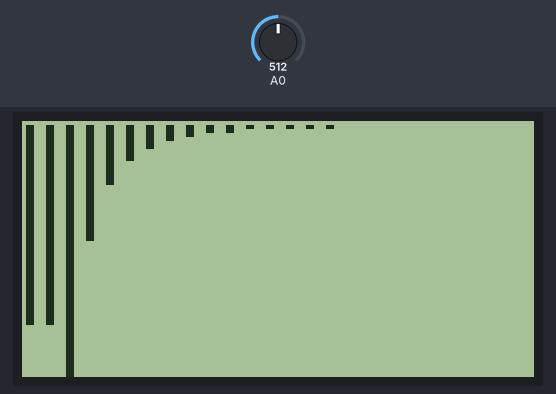
Recording of a sketch running on a simulated Arduino Uno, built with avr-gcc and run on an emulated ATmega328P. On the bench: 128×64 one-colour display. The inputs (shaded band) are chosen by the test bench; at power-on: A0 = 512. What the sketch prints to the serial monitor is not drawn.

Above: at 1.2 s.
1.3 s: A0 set to 716
At 2.4 s:
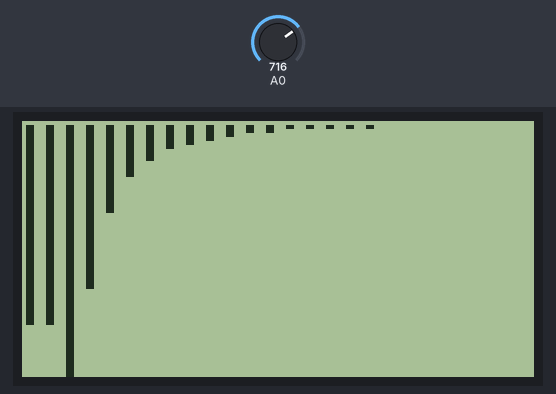
3.2 s: A0 set to 900
At 4.4 s:
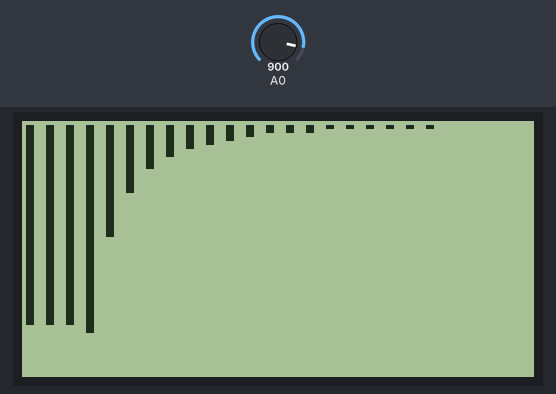
5.3 s: A0 set to 1023
At 6.4 s:
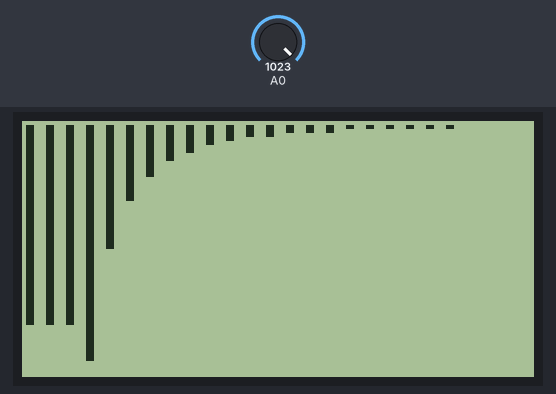
Timing chart, 0 to 8.3 s (numbered marks = the images above; inputs shaded):
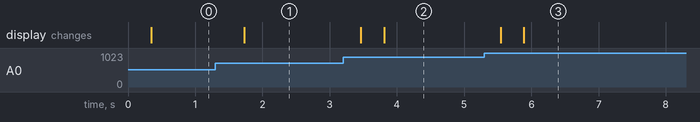

The sketch:

fourier.ino
```cpp
#include <U8glib.h>
#include "arduinoFFT.h"


// Crear objeto pantalla
U8GLIB_ST7920_128X64 u8g(13, 11, 12, U8G_PIN_NONE);
//ADCSRA &= ~(bit (ADPS0) | bit (ADPS1) | bit (ADPS2)); // clear prescaler bit
//ADCSRA |= bit (ADPS0) | bit (ADPS1) | bit (ADPS2);   // 128

#define MUESTRAS 128             // Potencia de 2
#define FRECUENCIA_SAMPLEO 1000 //Hz


arduinoFFT FFT = arduinoFFT();

unsigned int periodo;
unsigned long tiempo;
/*#define SCL_INDEX 0x00
#define SCL_TIME 0x01
#define SCL_FREQUENCY 0x02
#define SCL_PLOT 0x03*/

double vReal[MUESTRAS];
double vImag[MUESTRAS];

void draw(double* datos)
{
  int index = 0;
  for (int i = 1; i < 128; i += 5)
  {
    if(datos[index] > 127)
    {
      //(x, y, ancho, alto)
      u8g.drawBox(i, 1, 2, 50);
    }
    else{
      u8g.drawBox(i, 1, 2, (int)datos[index]);

    }
    ++index;
  }
}

void setup(void)
{
  Serial.begin(9600);
  periodo = round(1000000 * (1.0 / FRECUENCIA_SAMPLEO));
}

void loop(void) {
  Serial.println(analogRead(0));
  u8g.firstPage();
  //obtener muestras
  for (int i = 0; i < MUESTRAS; i++)
  {
    tiempo = micros();

    vReal[i] = analogRead(0);
    vImag[i] = 0;


    while (micros() < (tiempo + periodo)) {
    }
    tiempo += periodo;
  }

  // realizar fft
  FFT.Windowing(vReal, MUESTRAS, FFT_WIN_TYP_HAMMING, FFT_FORWARD);
  FFT.Compute(vReal, vImag, MUESTRAS, FFT_FORWARD);
  FFT.ComplexToMagnitude(vReal, vImag, MUESTRAS);

  //graficar
  do {
    draw(vReal);

  } while ( u8g.nextPage() );
 // delay(200);

 //PrintVector(vReal, (MUESTRAS >> 1), SCL_FREQUENCY);
}

/*void PrintVector(double *vData, uint16_t bufferSize, uint8_t scaleType)
{
  for (uint16_t i = 10; i < 40; i++)
  {
    double abscissa;

    switch (scaleType)
    {
      case SCL_INDEX:
        abscissa = (i * 1.0);
  break;
      case SCL_TIME:
        abscissa = ((i * 1.0) / FRECUENCIA_SAMPLEO);
  break;
      case SCL_FREQUENCY:
        abscissa = ((i * 1.0 * FRECUENCIA_SAMPLEO) / MUESTRAS);
  break;
    }
    Serial.print(abscissa, 6);
    if(scaleType==SCL_FREQUENCY)
      Serial.print("Hz");
    Serial.print(" ");
    Serial.println(vData[i], 4);
  }
  Serial.println();
}*/
```

Measured:
- after the input at 1.3 s, the display: changes after 0.43 s (image 1)
- after the input at 3.2 s, the display: first changes after 0.26 s (image 2 shows a later state)
- after the input at 5.3 s, the display: first changes after 0.24 s (image 3 shows a later state)
